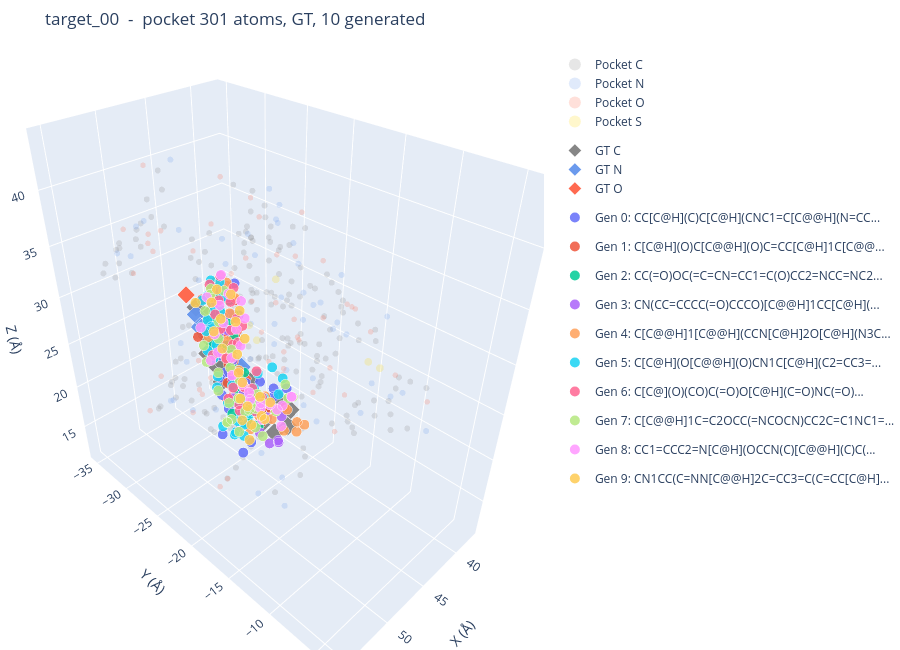

Source (notebook cell):
### Markdown cell above
## 3. Interactive 3D viewer

Pocket (translucent grey) + GT ligand (large, outlined) + generated ligands (one trace per molecule).

### Code cell
# Section 3 - Plotly 3D viewer: pocket + GT ligand + generated ligands.
traces = []

# pocket - semi-transparent markers
for elem in sorted(set(poc_elems)):
    xyz = poc_coords[[i for i, e in enumerate(poc_elems) if e == elem]]
    traces.append(go.Scatter3d(
        x=xyz[:, 0], y=xyz[:, 1], z=xyz[:, 2], mode="markers",
        marker=dict(size=ELEM_SIZE.get(elem, 3),
                    color=ELEM_COLOR.get(elem, "white"), opacity=0.20),
        name=f"Pocket {elem}", legendgroup="pocket",
    ))

# GT ligand - large diamonds with a white outline
if gt_mol is not None:
    gt_xyz, gt_elems = mol_coords(gt_mol), mol_elems(gt_mol)
    for elem in sorted(set(gt_elems)):
        xyz = gt_xyz[[i for i, e in enumerate(gt_elems) if e == elem]]
        traces.append(go.Scatter3d(
            x=xyz[:, 0], y=xyz[:, 1], z=xyz[:, 2], mode="markers",
            marker=dict(size=ELEM_SIZE.get(elem, 3.5) * 1.8,
                        color=ELEM_COLOR.get(elem, "purple"), opacity=0.95,
                        symbol="diamond", line=dict(width=1.5, color="white")),
            name=f"GT {elem}", legendgroup="gt",
        ))

# generated ligands - one trace per molecule
for i, mol in enumerate(gen_mols):
    xyz = mol_coords(mol)
    smi = Chem.MolToSmiles(mol)
    traces.append(go.Scatter3d(
        x=xyz[:, 0], y=xyz[:, 1], z=xyz[:, 2], mode="markers",
        marker=dict(size=6, color=palette[i % len(palette)], opacity=0.85,
                    line=dict(width=0.6, color="white")),
        name=f"Gen {i}: {smi[:34]}{'...' if len(smi) > 34 else ''}",
        legendgroup=f"gen_{i}", text=mol_elems(mol),
        hovertemplate="%{text}<br>(%{x:.2f}, %{y:.2f}, %{z:.2f})<extra>%{fullData.name}</extra>",
    ))

fig = go.Figure(traces)
fig.update_layout(
    title=f"{td.name}  -  pocket {len(poc_coords)} atoms, GT, {len(gen_mols)} generated",
    scene=dict(xaxis_title="X (Å)", yaxis_title="Y (Å)",
               zaxis_title="Z (Å)", aspectmode="data"),
    width=900, height=650,
    legend=dict(itemsizing="constant", groupclick="toggleitem"),
    margin=dict(l=0, r=0, t=50, b=0),
)
fig.show()

### Figure 1 — Plotly figure (JSON) as saved in the notebook; plotly's stock layout.template omitted (floating-point values rounded to 4 significant figures; data arrays with more than 128 entries replaced by an {"elided": "..."} marker saying what was removed)
{"data": [{"legendgroup": "pocket", "marker": {"color": "gray", "opacity": 0.2, "size": 3.5}, "mode": "markers", "name": "Pocket C", "type": "scatter3d", "x": {"elided": "181 float values"}, "y": {"elided": "181 float values"}, "z": {"elided": "181 float values"}}, {"legendgroup": "pocket", "marker": {"color": "cornflowerblue", "opacity": 0.2, "size": 3.5}, "mode": "markers", "name": "Pocket N", "type": "scatter3d", "x": [44.7, 45.9, 48.1, 51.87, 53.15, 54.04, 49.5, 50.42, 55.62, 49.41, 41.75, 42.6, 44.64, 44.29, 41.63, 39.77, 40.04, 43.1, 46.06, 48.74, 52.06, 53.97, 52.55, 47.42, 50.29, 48.32, 49.23, 47.83, 46.19, 45.79, 42.13, 47.39, 43.84, 43.05, 52.47, 48.11, 49.11, 43.21, 48.81, 45.73, 49.56, 51.91, 51.61, 48.49, 44.92, 47.28, 45.24, 37.82, 39.47, 48.47, 50.21, 44.12, 39.43, 45.99, 46.98, 38.13, 39.59], "y": [-14.09, -10.23, -12.83, -12.93, -11.41, -13.45, -13.02, -14.02, -13.07, -16.28, -15.41, -18.18, -22.58, -24.56, -24.03, -22.12, -20.7, -21.73, -22.47, -24.8, -24.01, -24.13, -25.77, -30.93, -26.07, -20.85, -27.38, -27.02, -25.46, -27.4, -18.07, -24.23, -21.46, -20.47, -31.84, -14.63, -10.87, -15.15, -17.41, -19.45, -13.86, -13.68, -29.85, -28.71, -23.05, -26.38, -22.2, -30.52, -33.08, -33.32, -33.38, -24.71, -13.13, -9.388, -3.68, -12.73, -10.62], "z": [32.3, 26.15, 25.03, 21.38, 20.28, 20.81, 27.41, 30.74, 34.92, 33.33, 29.13, 23.48, 20.19, 23.19, 23.86, 26.61, 28.96, 30.61, 28.93, 28.3, 27.19, 24.01, 22.31, 23.43, 19.64, 21.05, 37.18, 32.09, 32.23, 31.08, 31.27, 36.85, 37.97, 36.26, 34.6, 36.18, 35.27, 35.49, 43.52, 40.74, 39.4, 43.51, 37.45, 42.49, 16.55, 17.73, 13.43, 29.46, 28.14, 35.74, 32.91, 35.98, 30.89, 29.61, 29.05, 21.94, 24.38]}, {"legendgroup": "pocket", "marker": {"color": "tomato", "opacity": 0.2, "size": 3.2}, "mode": "markers", "name": "Pocket O", "type": "scatter3d", "x": [43.81, 48.38, 48.44, 51.38, 50.61, 49.0, 50.9, 49.27, 50.19, 43.65, 43.38, 43.83, 42.87, 41.17, 39.84, 41.53, 42.73, 44.61, 48.82, 50.27, 53.57, 53.83, 51.86, 54.42, 49.68, 49.17, 46.69, 41.55, 45.51, 50.54, 52.91, 48.13, 48.41, 44.75, 50.5, 47.36, 48.19, 51.4, 51.3, 50.6, 45.54, 45.43, 43.68, 45.09, 45.64, 50.13, 50.1, 40.51, 39.25, 42.0, 47.95, 46.92, 50.97, 41.9, 40.42, 46.83, 38.24, 40.02], "y": [-11.49, -17.94, -10.67, -12.42, -15.09, -11.04, -10.91, -14.05, -15.38, -16.42, -24.7, -20.63, -21.65, -26.23, -24.48, -20.98, -20.5, -23.84, -22.54, -24.69, -25.76, -20.26, -21.18, -26.82, -25.25, -27.55, -26.34, -18.5, -23.52, -30.01, -29.06, -15.49, -9.919, -13.2, -20.5, -20.83, -14.92, -15.74, -26.98, -29.44, -24.24, -25.77, -28.53, -29.14, -21.01, -22.93, -21.77, -31.09, -32.2, -34.96, -33.17, -35.14, -32.83, -23.46, -15.7, -11.21, -12.42, -7.905], "z": [32.23, 28.44, 25.52, 26.35, 28.78, 31.77, 30.64, 33.13, 35.91, 31.18, 21.16, 23.91, 22.23, 23.97, 21.82, 25.78, 28.75, 29.98, 28.35, 26.03, 25.53, 27.3, 26.92, 21.59, 21.64, 17.79, 37.19, 34.84, 34.67, 35.49, 33.96, 38.83, 37.18, 34.36, 43.98, 41.38, 42.39, 42.83, 37.95, 42.41, 18.96, 15.7, 19.76, 21.33, 15.96, 11.78, 13.66, 28.22, 22.07, 29.83, 32.64, 33.29, 35.96, 33.66, 30.93, 27.93, 24.58, 25.2]}, {"legendgroup": "pocket", "marker": {"color": "gold", "opacity": 0.2, "size": 4.5}, "mode": "markers", "name": "Pocket S", "type": "scatter3d", "x": [43.8, 39.9, 44.6, 42.35, 40.84], "y": [-25.13, -25.57, -23.3, -12.49, -12.34], "z": [26.51, 29.57, 26.1, 28.11, 26.76]}, {"legendgroup": "gt", "marker": {"color": "gray", "line": {"color": "white", "width": 1.5}, "opacity": 0.95, "size": 6.3, "symbol": "diamond"}, "mode": "markers", "name": "GT C", "type": "scatter3d", "x": [49.27, 50.5, 50.94, 50.94, 51.37, 51.79, 51.8, 51.37, 52.26, 52.69, 52.68, 49.81, 49.49, 48.29, 47.66, 47.52, 47.53, 46.1, 50.03, 49.39, 50.18, 48.03, 49.62, 47.47, 48.27], "y": [-19.39, -19.34, -20.07, -21.45, -22.12, -21.41, -20.03, -19.36, -19.32, -19.96, -21.45, -20.4, -22.66, -23.21, -24.37, -25.57, -26.82, -28.56, -18.11, -17.32, -16.8, -17.08, -16.06, -16.34, -15.83], "z": [26.17, 28.25, 29.45, 29.46, 30.59, 31.69, 31.68, 30.55, 32.87, 33.96, 33.97, 25.2, 24.38, 23.66, 24.4, 23.51, 24.35, 24.7, 25.88, 24.8, 23.79, 24.79, 22.77, 23.78, 22.77]}, {"legendgroup": "gt", "marker": {"color": "cornflowerblue", "line": {"color": "white", "width": 1.5}, "opacity": 0.95, "size": 6.3, "symbol": "diamond"}, "mode": "markers", "name": "GT N", "type": "scatter3d", "x": [49.57, 52.23, 49.09, 45.09, 46.66, 46.45], "y": [-19.95, -22.08, -21.56, -29.45, -28.74, -27.66], "z": [27.47, 32.83, 25.22, 24.43, 25.94, 23.84]}, {"legendgroup": "gt", "marker": {"color": "tomato", "line": {"color": "white", "width": 1.5}, "opacity": 0.95, "size": 5.76, "symbol": "diamond"}, "mode": "markers", "name": "GT O", "type": "scatter3d", "x": [50.98, 53.06, 52.25, 50.75], "y": [-18.24, -22.03, -17.95, -20.19], "z": [27.98, 34.97, 32.81, 24.44]}, {"hovertemplate": "%{text}<br>(%{x:.2f}, %{y:.2f}, %{z:.2f})<extra>%{fullData.name}</extra>", "legendgroup": "gen_0", "marker": {"color": "#636EFA", "line": {"color": "white", "width": 0.6}, "opacity": 0.85, "size": 6}, "mode": "markers", "name": "Gen 0: CC[C@H](C)C[C@H](CNC1=C[C@@H](N=CC...", "text": ["C", "C", "C", "C", "C", "C", "C", "C", "C", "C", "C", "C", "C", "C", "C", "C", "C", "C", "C", "C", "C", "C", "C", "C", "O", "O", "N", "N"], "type": "scatter3d", "x": [47.19, 47.49, 48.18, 48.78, 49.31, 49.33, 49.49, 49.77, 50.51, 50.64, 50.7, 51.01, 51.3, 51.28, 51.5, 51.86, 51.7, 52.49, 52.45, 52.93, 53.12, 54.08, 54.37, 54.78, 46.01, 48.4, 52.52, 52.57], "y": [-18.59, -19.94, -17.62, -20.32, -21.48, -20.37, -18.06, -19.43, -22.21, -20.45, -17.26, -17.42, -19.5, -17.02, -17.91, -18.16, -17.6, -19.31, -17.65, -18.0, -16.79, -17.33, -16.19, -16.4, -18.17, -21.78, -19.05, -16.61], "z": [24.66, 24.79, 24.86, 25.16, 33.26, 32.23, 25.08, 25.07, 33.12, 31.55, 25.13, 21.7, 30.77, 26.4, 20.53, 22.99, 24.15, 22.33, 28.52, 29.76, 27.68, 30.22, 28.09, 29.5, 24.23, 34.16, 30.56, 26.45]}, {"hovertemplate": "%{text}<br>(%{x:.2f}, %{y:.2f}, %{z:.2f})<extra>%{fullData.name}</extra>", "legendgroup": "gen_1", "marker": {"color": "#EF553B", "line": {"color": "white", "width": 0.6}, "opacity": 0.85, "size": 6}, "mode": "markers", "name": "Gen 1: C[C@H](O)C[C@@H](O)C=CC[C@H]1C[C@@...", "text": ["C", "C", "C", "C", "C", "C", "C", "C", "C", "C", "C", "C", "C", "C", "C", "C", "C", "C", "C", "O", "O", "O"], "type": "scatter3d", "x": [48.78, 49.08, 48.95, 49.41, 49.88, 49.9, 50.09, 50.24, 50.78, 50.91, 51.38, 51.2, 51.26, 51.65, 51.82, 52.21, 52.37, 52.49, 53.07, 47.6, 50.85, 53.71], "y": [-17.44, -21.99, -21.13, -17.18, -19.97, -17.31, -20.75, -22.22, -19.96, -17.47, -21.02, -19.07, -17.83, -21.96, -19.69, -18.5, -17.32, -20.36, -17.73, -16.83, -16.22, -20.14], "z": [24.14, 34.14, 33.12, 25.32, 31.27, 23.31, 32.42, 34.79, 30.34, 25.61, 32.88, 29.35, 27.19, 33.98, 30.99, 29.93, 27.81, 32.09, 28.96, 23.83, 26.0, 32.36]}, {"hovertemplate": "%{text}<br>(%{x:.2f}, %{y:.2f}, %{z:.2f})<extra>%{fullData.name}</extra>", "legendgroup": "gen_2", "marker": {"color": "#00CC96", "line": {"color": "white", "width": 0.6}, "opacity": 0.85, "size": 6}, "mode": "markers", "name": "Gen 2: CC(=O)OC(=C=CN=CC1=C(O)CC2=NCC=NC2...", "text": ["C", "C", "C", "C", "C", "C", "C", "C", "C", "C", "C", "C", "C", "C", "C", "C", "O", "O", "O", "O", "N", "N", "N"], "type": "scatter3d", "x": [48.39, 48.69, 48.93, 49.45, 49.93, 50.11, 50.4, 50.66, 50.83, 50.84, 51.25, 51.35, 51.64, 51.86, 51.93, 52.42, 48.77, 49.84, 51.0, 53.62, 48.77, 50.12, 51.09], "y": [-22.52, -20.62, -22.63, -21.01, -20.8, -19.78, -19.85, -21.04, -18.71, -18.17, -18.24, -17.4, -19.23, -20.26, -18.45, -19.29, -21.5, -17.69, -19.7, -18.75, -21.53, -22.05, -18.68], "z": [32.26, 26.06, 33.53, 24.88, 31.84, 24.48, 30.95, 33.01, 25.86, 23.27, 27.28, 24.42, 31.01, 33.18, 29.74, 32.18, 23.86, 22.68, 23.46, 32.37, 31.48, 33.8, 28.58]}, {"hovertemplate": "%{text}<br>(%{x:.2f}, %{y:.2f}, %{z:.2f})<extra>%{fullData.name}</extra>", "legendgroup": "gen_3", "marker": {"color": "#AB63FA", "line": {"color": "white", "width": 0.6}, "opacity": 0.85, "size": 6}, "mode": "markers", "name": "Gen 3: CN(CC=CCCC(=O)CCCO)[C@@H]1CC[C@H](...", "text": ["C", "C", "C", "C", "C", "C", "C", "C", "C", "C", "C", "C", "C", "C", "C", "C", "C", "C", "C", "O", "O", "O", "N", "N"], "type": "scatter3d", "x": [47.97, 48.65, 49.0, 49.08, 49.2, 49.15, 49.55, 49.48, 50.02, 50.18, 50.47, 50.84, 51.07, 51.04, 51.27, 51.96, 52.34, 52.9, 53.16, 47.19, 47.8, 50.84, 48.61, 52.27], "y": [-17.2, -17.9, -22.58, -17.17, -21.37, -18.92, -17.87, -17.79, -17.56, -22.01, -20.86, -19.0, -19.69, -18.23, -18.0, -18.29, -19.32, -18.44, -17.02, -18.0, -17.0, -21.27, -22.38, -18.01], "z": [19.88, 22.7, 33.88, 20.49, 31.82, 23.84, 21.55, 24.46, 25.65, 34.29, 32.39, 30.71, 31.9, 26.39, 27.8, 30.26, 32.42, 31.34, 27.91, 19.07, 22.86, 33.59, 32.66, 28.76]}, {"hovertemplate": "%{text}<br>(%{x:.2f}, %{y:.2f}, %{z:.2f})<extra>%{fullData.name}</extra>", "legendgroup": "gen_4", "marker": {"color": "#FFA15A", "line": {"color": "white", "width": 0.6}, "opacity": 0.85, "size": 6}, "mode": "markers", "name": "Gen 4: C[C@@H]1[C@@H](CCN[C@H]2O[C@H](N3C...", "text": ["C", "C", "C", "C", "C", "C", "C", "C", "C", "C", "C", "C", "C", "C", "C", "C", "C", "C", "C", "C", "C", "C", "O", "O", "O", "O", "O", "O", "N", "N", "N", "N"], "type": "scatter3d", "x": [46.37, 46.45, 47.4, 47.59, 48.6, 48.58, 48.72, 48.74, 48.98, 49.87, 49.65, 49.86, 49.85, 50.26, 51.11, 51.11, 51.02, 51.41, 51.76, 52.26, 53.21, 53.65, 45.41, 47.56, 51.27, 51.22, 51.51, 52.72, 49.85, 51.95, 52.07, 52.42], "y": [-16.53, -17.66, -15.62, -18.02, -19.7, -15.97, -21.42, -17.24, -22.07, -20.8, -18.63, -18.08, -17.64, -21.91, -20.72, -17.35, -17.26, -19.44, -17.54, -18.06, -19.51, -18.64, -16.51, -19.26, -21.31, -18.43, -18.9, -17.12, -20.14, -19.96, -17.65, -18.54], "z": [21.63, 22.4, 21.74, 23.0, 24.47, 22.37, 33.1, 22.99, 34.35, 32.45, 24.71, 26.0, 23.77, 35.01, 33.1, 23.25, 26.07, 31.2, 28.17, 29.51, 32.41, 31.19, 20.76, 23.63, 34.26, 28.8, 29.99, 29.01, 31.26, 32.32, 26.87, 30.64]}, {"hovertemplate": "%{text}<br>(%{x:.2f}, %{y:.2f}, %{z:.2f})<extra>%{fullData.name}</extra>", "legendgroup": "gen_5", "marker": {"color": "#19D3F3", "line": {"color": "white", "width": 0.6}, "opacity": 0.85, "size": 6}, "mode": "markers", "name": "Gen 5: C[C@H](O[C@@H](O)CN1C[C@H](C2=CC3=...", "text": ["C", "C", "C", "C", "C", "C", "C", "C", "C", "C", "C", "C", "C", "C", "C", "C", "C", "C", "C", "C", "C", "C", "C", "C", "C", "C", "C", "C", "C", "O", "O", "O", "O", "N", "N", "N"], "type": "scatter3d", "x": [46.52, 46.66, 47.41, 47.54, 48.29, 48.38, 49.06, 48.91, 49.69, 49.91, 50.23, 51.04, 50.9, 51.26, 51.76, 52.06, 51.91, 52.1, 52.23, 52.43, 52.77, 52.8, 53.11, 53.33, 53.3, 53.8, 53.83, 53.85, 54.12, 49.48, 50.99, 50.98, 52.66, 53.46, 54.62, 54.85], "y": [-19.42, -18.02, -20.27, -17.65, -19.85, -18.58, -22.8, -22.59, -18.48, -21.91, -22.5, -21.38, -18.28, -21.76, -17.36, -20.44, -18.31, -16.31, -19.79, -20.94, -20.01, -17.46, -17.08, -18.86, -16.01, -18.99, -17.92, -17.58, -18.57, -20.19, -18.31, -16.96, -17.13, -16.36, -15.96, -16.84], "z": [26.12, 25.75, 25.47, 24.76, 24.53, 24.29, 34.18, 32.81, 23.64, 32.14, 34.88, 32.84, 24.29, 34.2, 24.17, 32.39, 22.82, 26.13, 31.09, 34.68, 33.52, 28.72, 24.13, 30.86, 26.79, 33.46, 29.89, 25.15, 32.09, 23.72, 21.84, 26.48, 25.21, 28.1, 28.93, 30.0]}, {"hovertemplate": "%{text}<br>(%{x:.2f}, %{y:.2f}, %{z:.2f})<extra>%{fullData.name}</extra>", "legendgroup": "gen_6", "marker": {"color": "#FF6692", "line": {"color": "white", "width": 0.6}, "opacity": 0.85, "size": 6}, "mode": "markers", "name": "Gen 6: C[C@](O)(CO)C(=O)O[C@H](C=O)NC(=O)...", "text": ["C", "C", "C", "C", "C", "C", "C", "C", "C", "C", "C", "C", "C", "C", "C", "O", "O", "O", "O", "O", "O", "N", "N", "N", "N", "N"], "type": "scatter3d", "x": [47.91, 48.92, 49.17, 49.41, 49.42, 49.83, 49.85, 50.6, 50.69, 50.65, 50.67, 51.25, 51.73, 51.78, 52.41, 48.21, 50.13, 50.34, 50.59, 52.77, 53.17, 48.42, 48.71, 49.64, 51.61, 51.77], "y": [-19.91, -19.4, -22.56, -21.18, -20.5, -20.8, -18.3, -19.72, -22.1, -21.12, -19.82, -17.78, -20.37, -19.23, -17.21, -18.95, -21.14, -17.54, -18.6, -19.68, -16.29, -21.88, -20.64, -20.22, -18.23, -19.77], "z": [26.17, 25.16, 34.83, 33.14, 31.87, 24.97, 25.59, 30.34, 34.85, 33.83, 31.68, 27.47, 33.37, 29.84, 26.72, 24.06, 23.76, 24.59, 26.68, 30.4, 27.11, 33.72, 30.8, 29.81, 28.85, 32.34]}, {"hovertemplate": "%{text}<br>(%{x:.2f}, %{y:.2f}, %{z:.2f})<extra>%{fullData.name}</extra>", "legendgroup": "gen_7", "marker": {"color": "#B6E880", "line": {"color": "white", "width": 0.6}, "opacity": 0.85, "size": 6}, "mode": "markers", "name": "Gen 7: C[C@@H]1C=C2OCC(=NCOCN)CC2C=C1NC1=...", "text": ["C", "C", "C", "C", "C", "C", "C", "C", "C", "C", "C", "C", "C", "C", "C", "C", "C", "C", "C", "C", "C", "C", "C", "O", "O", "O", "O", "O", "O", "N", "N", "N"], "type": "scatter3d", "x": [46.53, 47.73, 48.41, 49.7, 50.14, 50.37, 50.3, 50.41, 51.32, 51.54, 51.63, 51.67, 52.13, 52.03, 52.31, 52.18, 52.55, 52.53, 53.46, 53.58, 53.81, 54.38, 54.72, 45.82, 46.92, 47.91, 49.71, 51.24, 54.16, 49.14, 51.42, 51.97], "y": [-17.49, -17.75, -18.69, -18.16, -16.83, -22.36, -17.42, -17.52, -19.11, -18.3, -17.37, -17.85, -21.06, -19.76, -18.84, -18.35, -18.03, -17.13, -19.8, -18.12, -16.75, -17.28, -16.03, -18.51, -16.58, -19.84, -17.37, -21.4, -18.71, -22.25, -20.34, -16.52], "z": [23.84, 22.95, 23.66, 24.14, 24.08, 34.24, 25.3, 22.92, 30.51, 22.67, 25.48, 28.38, 33.55, 31.57, 23.8, 29.62, 24.78, 27.46, 31.62, 29.99, 27.97, 29.19, 27.07, 24.37, 24.71, 23.73, 21.59, 34.49, 31.0, 33.6, 32.57, 26.33]}, {"hovertemplate": "%{text}<br>(%{x:.2f}, %{y:.2f}, %{z:.2f})<extra>%{fullData.name}</extra>", "legendgroup": "gen_8", "marker": {"color": "#FF97FF", "line": {"color": "white", "width": 0.6}, "opacity": 0.85, "size": 6}, "mode": "markers", "name": "Gen 8: CC1=CCC2=N[C@H](OCCN(C)[C@@H](C)C(...", "text": ["C", "C", "C", "C", "C", "C", "C", "C", "C", "C", "C", "C", "C", "C", "C", "C", "C", "C", "C", "C", "C", "O", "O", "O", "N", "N", "N"], "type": "scatter3d", "x": [46.47, 47.03, 47.83, 48.38, 48.46, 48.64, 48.76, 49.41, 49.48, 49.46, 49.67, 50.11, 50.79, 50.73, 51.12, 51.04, 51.43, 51.7, 52.45, 52.79, 53.5, 45.83, 52.09, 53.98, 50.25, 50.44, 51.63], "y": [-18.22, -16.61, -18.37, -17.0, -20.99, -16.23, -20.28, -22.19, -21.31, -19.11, -17.65, -19.81, -20.89, -17.84, -20.16, -16.03, -17.83, -18.68, -19.7, -18.99, -19.99, -17.73, -18.25, -18.43, -16.98, -19.0, -21.35], "z": [22.54, 24.77, 23.36, 23.96, 32.89, 22.76, 31.71, 35.17, 33.84, 24.45, 24.51, 31.52, 33.56, 26.64, 32.42, 25.06, 27.85, 30.13, 32.23, 31.04, 33.17, 23.46, 28.87, 31.18, 25.74, 30.5, 34.44]}, {"hovertemplate": "%{text}<br>(%{x:.2f}, %{y:.2f}, %{z:.2f})<extra>%{fullData.name}</extra>", "legendgroup": "gen_9", "marker": {"color": "#FECB52", "line": {"color": "white", "width": 0.6}, "opacity": 0.85, "size": 6}, "mode": "markers", "name": "Gen 9: CN1CC(C=NN[C@@H]2C=CC3=C(C=CC[C@H]...", "text": ["C", "C", "C", "C", "C", "C", "C", "C", "C", "C", "C", "C", "C", "C", "C", "C", "C", "O", "N", "N", "N", "N"], "type": "scatter3d", "x": [48.53, 48.7, 48.79, 49.18, 49.52, 49.84, 49.95, 49.99, 51.02, 51.07, 50.91, 51.05, 51.25, 51.43, 51.71, 52.37, 52.41, 52.33, 48.48, 50.52, 51.25, 51.69], "y": [-17.65, -21.91, -20.84, -18.03, -17.84, -22.25, -20.06, -18.99, -21.58, -20.49, -17.87, -17.57, -18.53, -17.99, -17.83, -19.86, -18.92, -21.92, -18.39, -17.86, -18.03, -17.95], "z": [24.44, 33.22, 32.19, 23.12, 25.5, 34.01, 32.03, 30.96, 33.61, 32.62, 25.28, 21.89, 30.32, 24.04, 26.57, 32.36, 31.26, 34.0, 22.13, 23.05, 27.84, 29.08]}], "layout": {"height": 650, "legend": {"groupclick": "toggleitem", "itemsizing": "constant"}, "margin": {"b": 0, "l": 0, "r": 0, "t": 50}, "scene": {"aspectmode": "data", "xaxis": {"title": {"text": "X (Å)"}}, "yaxis": {"title": {"text": "Y (Å)"}}, "zaxis": {"title": {"text": "Z (Å)"}}}, "title": {"text": "target_00  -  pocket 301 atoms, GT, 10 generated"}, "width": 900}}
